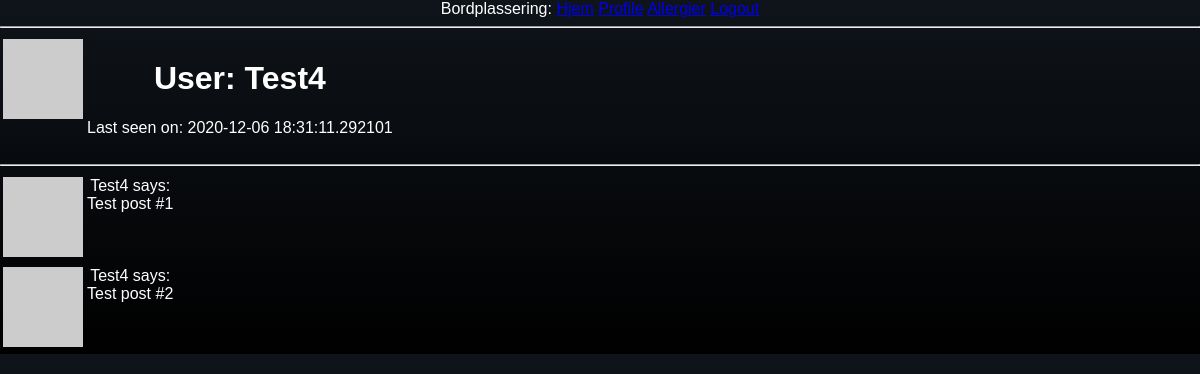
Screenshot of /user/Test4 (signed in) with the database file from the repository.
### app/models.py (models this page shows, shortened)
class User(UserMixin, db.Model):
    id = db.Column(db.Integer, primary_key=True)
    username = db.Column(db.String(64), index=True, unique=True)
    email = db.Column(db.String(120), index=True, unique=True)
    password_hash = db.Column(db.String(128))
    person = db.relationship("Person")
    about_me = db.Column(db.String(140), default="")
    last_seen = db.Column(db.DateTime, default=datetime.utcnow)
    roles = db.relationship('Role', secondary='user_roles')
    projects = db.relationship('Project', secondary='user_projects')
    def avatar(self, size):
        digest = md5(self.email.lower().encode('utf-8')).hexdigest()
        return 'https://www.gravatar.com/avatar/{}?d=identicon&s={}'.format(
            digest, size)

### app/routes.py (the view)
@app.route('/user/<username>')
@login_required
def user(username):
    user = User.query.filter_by(username=username).first_or_404()
    posts = [
        {'author': user, 'body': 'Test post #1'},
        {'author': user, 'body': 'Test post #2'}
    ]
    return render_template('user.html', user=user, posts=posts)

### app/models.py (called while the page is built)
@login.user_loader
def load_user(id):
    return User.query.get(int(id))

### app/routes.py (called while the page is built)
@app.before_request
def before_request():
    if current_user.is_authenticated:
        current_user.last_seen = datetime.utcnow()
        db.session.commit()

### app/templates/user.html (shortened to what this page needs)
{% extends "base.html" %}
{% block content %}
<table>
    <table>
        <tr valign="top">
            <td><img src="{{ user.avatar(128) }}"></td>
            <td>
                <h1>User: {{ user.username }}</h1>
                {% if user.last_seen %}<p>Last seen on: {{ user.last_seen }}</p>{% endif %}
            </td>
        </tr>
    </table>
    <hr>
    {% for post in posts %}
        {% include '_post.html' %}
    {% endfor %}
{% endblock %}

### app/templates/_post.html
<table>
    <tr valign="top">
        <td><img src="{{ post.author.avatar(36) }}"></td>
        <td>{{ post.author.username }} says:<br>{{ post.body }}</td>
    </tr>
</table>

### app/static/css/index.css (style rules this page uses)
body { background-color: #6696b6; color: white; text-align: center; font-family: Arial, Helvetica, sans-serif; padding: 0; margin: 0; }

### app/static/css/header.css (style rules this page uses)
* { box-sizing: border-box; }

### app/static/css/darkmode.css (style rules this page uses)
body, .new-app { background-color: #171717; }

### app/static/css/weddingStyle.css (style rules this page uses)
body, .new-app { background-color: #d0bdaa; background-repeat: repeat; background-image: url(images/download.png); }

### app/static/css/demostyle.css (style rules this page uses)
body, .new-app { background-color: #0f141a; background-image: linear-gradient(0deg, #000000, #0f141a); background-color: #0a0a0a; transition-duration: 0.2s; }

### rows the page displays
User: username "Test4", last_seen "2020-12-06 18:31:11.292101", author.username "Test4" "Test4"

### other values shown
{{ post.body }} "Test post #1" "Test post #2"
